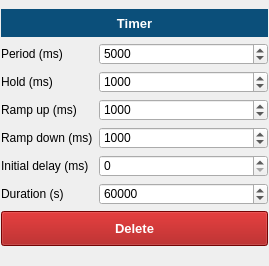
<?xml version="1.0" encoding="UTF-8"?>
<ui version="4.0">
 <class>Timer_Widget</class>
 <widget class="QWidget" name="Timer_Widget">
  <property name="geometry">
   <rect>
    <x>0</x>
    <y>0</y>
    <width>269</width>
    <height>266</height>
   </rect>
  </property>
  <property name="windowTitle">
   <string>Form</string>
  </property>
  <property name="styleSheet">
   <string notr="true">Timer_Widget {
border-top: 1px solid
}</string>
  </property>
  <layout class="QVBoxLayout" name="verticalLayout">
   <property name="leftMargin">
    <number>1</number>
   </property>
   <property name="topMargin">
    <number>9</number>
   </property>
   <property name="rightMargin">
    <number>1</number>
   </property>
   <property name="bottomMargin">
    <number>20</number>
   </property>
   <item>
    <widget class="QLabel" name="label_7">
     <property name="minimumSize">
      <size>
       <width>0</width>
       <height>20</height>
      </size>
     </property>
     <property name="styleSheet">
      <string notr="true">color: rgb(255, 255, 255);
background-color: rgb(11, 79, 122);
font-size: 10pt;
font-weight: bold;</string>
     </property>
     <property name="text">
      <string>Timer</string>
     </property>
     <property name="alignment">
      <set>Qt::AlignCenter</set>
     </property>
    </widget>
   </item>
   <item>
    <layout class="QFormLayout" name="formLayout">
     <item row="0" column="0">
      <widget class="QLabel" name="label">
       <property name="text">
        <string>Period (ms)</string>
       </property>
      </widget>
     </item>
     <item row="0" column="1">
      <widget class="QSpinBox" name="spinBox_period">
       <property name="maximum">
        <number>300000</number>
       </property>
       <property name="value">
        <number>5000</number>
       </property>
      </widget>
     </item>
     <item row="1" column="0">
      <widget class="QLabel" name="label_6">
       <property name="text">
        <string>Hold (ms)</string>
       </property>
      </widget>
     </item>
     <item row="1" column="1">
      <widget class="QSpinBox" name="spinBox_hold">
       <property name="maximum">
        <number>299999</number>
       </property>
       <property name="value">
        <number>1000</number>
       </property>
      </widget>
     </item>
     <item row="2" column="0">
      <widget class="QLabel" name="label_2">
       <property name="text">
        <string>Ramp up (ms)</string>
       </property>
      </widget>
     </item>
     <item row="2" column="1">
      <widget class="QSpinBox" name="spinBox_ramp_up">
       <property name="maximum">
        <number>299999</number>
       </property>
       <property name="value">
        <number>1000</number>
       </property>
      </widget>
     </item>
     <item row="3" column="0">
      <widget class="QLabel" name="label_3">
       <property name="text">
        <string>Ramp down (ms)</string>
       </property>
      </widget>
     </item>
     <item row="3" column="1">
      <widget class="QSpinBox" name="spinBox_ramp_down">
       <property name="maximum">
        <number>299999</number>
       </property>
       <property name="value">
        <number>1000</number>
       </property>
      </widget>
     </item>
     <item row="4" column="0">
      <widget class="QLabel" name="label_4">
       <property name="text">
        <string>Initial delay (ms)</string>
       </property>
      </widget>
     </item>
     <item row="4" column="1">
      <widget class="QSpinBox" name="spinBox_init_delay">
       <property name="maximum">
        <number>300000</number>
       </property>
      </widget>
     </item>
     <item row="5" column="0">
      <widget class="QLabel" name="label_5">
       <property name="text">
        <string>Duration (s)</string>
       </property>
      </widget>
     </item>
     <item row="5" column="1">
      <widget class="QSpinBox" name="spinBox_duration">
       <property name="maximum">
        <number>600000</number>
       </property>
       <property name="value">
        <number>60000</number>
       </property>
      </widget>
     </item>
    </layout>
   </item>
   <item>
    <widget class="QPushButton" name="pushButton_delete">
     <property name="minimumSize">
      <size>
       <width>0</width>
       <height>35</height>
      </size>
     </property>
     <property name="styleSheet">
      <string notr="true">color: rgb(255, 255, 255);
background-color: rgb(162, 6, 6);
font-size: 10pt;
font-weight: bold;</string>
     </property>
     <property name="text">
      <string>Delete</string>
     </property>
    </widget>
   </item>
  </layout>
 </widget>
 <resources/>
 <connections/>
</ui>
